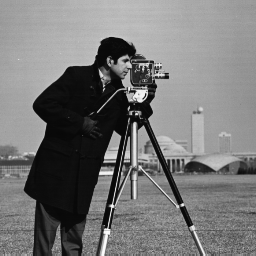
%> input picture Dissertation Project/cameraman.png, 256 x 256 px
$ octave find_params.m   (GNU Octave 9; MATLAB toolbox functions it lacks are replaced by stand-ins)
%> lines starting %> are read from the running program, lines starting %| are printed output that depends on the picture; in (x1, y1, x2, y2) boxes, pixels count from 0 and x2, y2 are one past the last pixel; in counts of white or black regions, pixels touching at a corner belong together; the program's own positions count from 1
 clc
clear all
close all
warning off


x=imread("cameraman.png");
%> x is the input picture: size 256x256 uint8; min 7, max 253, mean 118.7
x=im2gray(x);
%x2=x;
x=imbilatfilt(x,60,0.4);
[m,n1]=size(x);
%> m = 256; n1 = 256
pt=gausswin(n1,0.1);
pt2=gausswin(m,0.1);
%x2=uint8(pt2.*double(x2).*pt');
imshow(x);
th=15;
h=fspecial('motion',17, th);

k=imfilter(x,h,"symmetric",'same','conv');
% [4 lines of commented-out code are left out]
[m,n1]=size(k);
pt=gausswin(n1,1.5);
pt=hann(n1);
pt2=gausswin(m,1.5);
pt2=hann(m);
%k=double(pt2.*double(k).*pt');
figure;

%k=k-min(k(:));
imshow(k,[]);
ft1=calc_fft(k);
figure;
ax1=abs(log(real(ft1)));
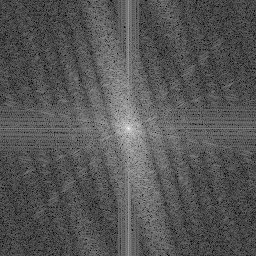
%> ax1: size 256x256 double; min 0.000246, max 15.87, mean 5.34; drawn with min black and max white
imshow(ax1,[])
%ax1=medfilt2(ax1,[3 3]);
%ax1=imbilatfilt(ax1,10,1);

[m,n1]=size(ax1);
pt=gausswin(n1,1);
pt2=gausswin(m,1);
%ax1=(pt2.*ax1.*pt');

h_1=ones(3)/9;
ax11=(ax1./max(ax1));
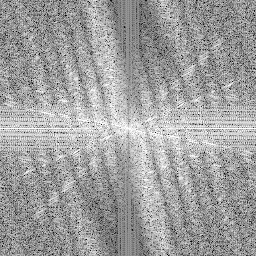
%> ax11: size 256x256 double; min 3.03e-05, max 1, mean 0.627

normA = ax1 - min(ax1(:));
% [4 lines of commented-out code are left out]
ax=imbinarize(ax11,"global");
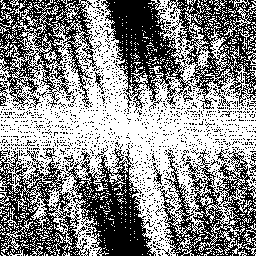
%> ax: size 256x256 logical; 54.3% white; black in thin lines or dots

%ax=ax1;
%figure;


%plot(lma);
kernel1 = -1 * ones(3)/9;
kernel1(2,2) = 10/9;
%ax=imfilter(ax,kernel1,"symmetric","same");

ax=(ax./max(ax));
%> ax: size 256x256 double; values 0 (black) and 1 (white), 54.3% white; black in thin lines or dots
ax(ax<0.65)=0;
%ax(ax>0.65)=1;
%ax(ax>0.6)=0.8;
%ax=medfilt2(ax,[3 3]);
ax(ax>0.85)=1;

% [7 lines of commented-out code are left out]

[m,n]=size(ax);
%> n = 256

%figure;
%imshow(ax);
%ax=edge(ax,"sobel");
temp=int16(n/5);
%> temp = 51
te=m/2;
%> te = 128
%ax(0.95*te:1.05*te,:)=[];
figure;
ax2=ax;
ax=ax(:,1*temp:4*temp);
imshow(ax);
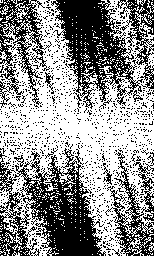
%> displayed picture: size 256x154, on the screen's scale of 0 to 255; 56.5% white; 1045 black regions (1033 under 20 px), largest, box (x1, y1, x2, y2) and area: (0, 148, 106, 256) 5608, (51, 0, 154, 109) 5488, (0, 0, 52, 108) 1973


figure;
theta = 1:180;
[R,xp] = radon(ax,theta);
%> xp = 303 values from -151 to 151
imagesc(theta,xp,R);
title('R_{\theta} (X\prime)');
xlabel('\theta (degrees)');
ylabel('X\prime');
set(gca,'XTick',0:20:180);
colormap(hot);
colorbar
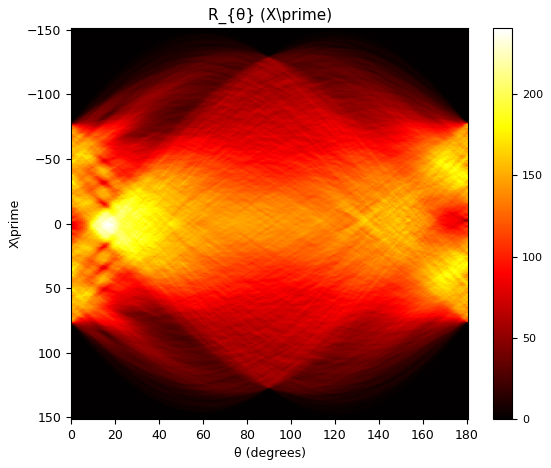
%> figure redrawn from the program's plot data

ft2=fft(R,[],1);
[m,n]=size(ft2);
%> m = 303; n = 180
azs=sum(abs(ft2(:,:)),1);
%> azs = 180 values, max 130173.8 at index 180, min 59071.9 at index 116, mean 72338.4
%azs=sum(R(m/2-2:m/2+2,:),1);
%azs=sum(R,1);
figure;
plot(azs);
%> figure, not shown here; curve peaks at x = 180, y = 130173.8
[M,Iii] = max(azs);
%> M = 130173.8; Iii = 180
ang=Iii
%> ang = 180
%((azs(th)-azs(1))/azs(th))

[m,n]=size(ax1);
%> m = 256; n = 256
ax2=imrotate(ax1,180-ang,"bilinear","crop");
ax2=histeq(ax2);
%> ax2: size 256x256 double; values 0 (black) and 1 (white), 99.4% white; black in thin lines or dots
ax2=medfilt2(ax2,[6,6]);
ax2=(pt2.*ax2.*pt');
ax2=ax2.*ax2;
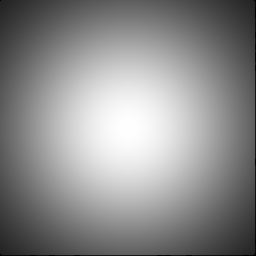
%> ax2: size 256x256 double; min 0, max 1, mean 0.554
ax2=ax2./max(ax2(:));
figure;
imshow(ax2,[]);
figure;
plm=sum(ax2,1);
%> plm = 256 values, max 190.5 at index 128, min 14.36 at index 256, mean 141.8
plm=nonzeros(plm);
plot(plm);
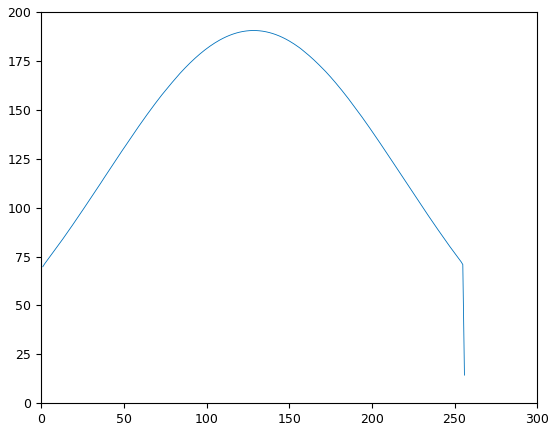
%> figure redrawn from the program's plot data; curve peaks at x = 128, y = 190.5
n1=length(plm);
%> the run ends on the next line
lma=islocalmin(plm);
% [19 lines not run here, left out]
function ft=calc_fft(image)
ft=ifftshift(fft2(fftshift(image)));
%ft=fft2(ft);
end
